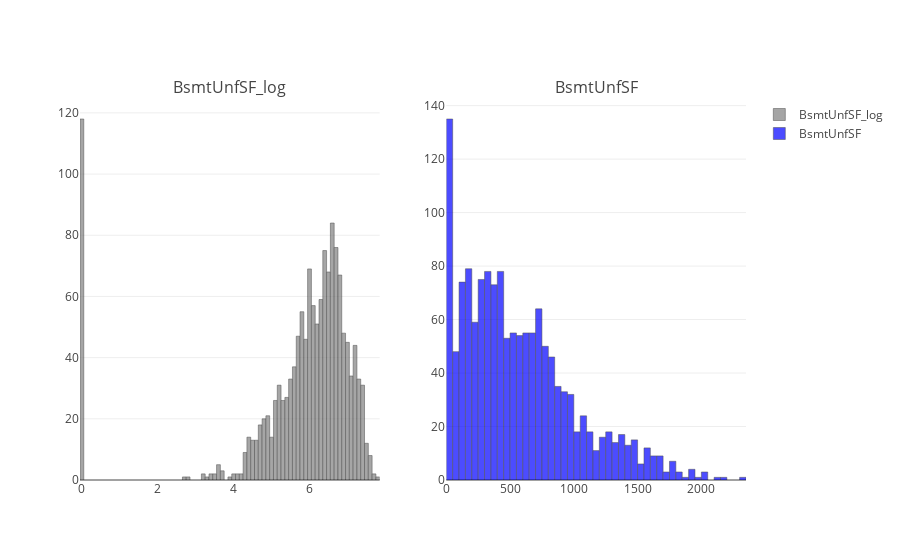

The notebook cell this image was saved under:
### Code cell
trace0 = go.Histogram(
    x=train['BsmtUnfSF_log'],
    name='BsmtUnfSF_log',
    nbinsx = 100,
    marker=dict(
        color='grey',
        line = dict(
            color = 'black',
            width = 0.5
          ),
    ),
    opacity = 0.70,
  )
trace1 = go.Histogram(
    x=train['BsmtUnfSF'],
    name='BsmtUnfSF',
    nbinsx = 100,
    marker=dict(
        color='blue',
        line = dict(
            color = 'black',
            width = 0.5
          ),
    ),
    opacity = 0.70
  )
  
fig = tools.make_subplots(rows=1, cols=2, subplot_titles=('BsmtUnfSF_log','BsmtUnfSF'))
fig.append_trace(trace0, 1, 1)
fig.append_trace(trace1, 1, 2)

py.iplot(fig)

### Figure 1 — Plotly figure (JSON) as saved in the notebook; plotly's stock layout.template omitted (floating-point values rounded to 4 significant figures; data arrays with more than 128 entries replaced by an {"elided": "..."} marker saying what was removed)
{"data": [{"marker": {"color": "grey", "line": {"color": "black", "width": 0.5}}, "name": "BsmtUnfSF_log", "nbinsx": 100, "opacity": 0.7, "type": "histogram", "uid": "9064c435-c412-4929-a62e-0cce0baff5b1", "x": {"elided": "1456 float values"}, "xaxis": "x", "yaxis": "y"}, {"marker": {"color": "blue", "line": {"color": "black", "width": 0.5}}, "name": "BsmtUnfSF", "nbinsx": 100, "opacity": 0.7, "type": "histogram", "uid": "e1c5dc01-ba10-4052-b4fa-65ee226370f6", "x": {"elided": "1456 int values"}, "xaxis": "x2", "yaxis": "y2"}], "layout": {"annotations": [{"font": {"size": 16}, "showarrow": false, "text": "BsmtUnfSF_log", "x": 0.225, "xanchor": "center", "xref": "paper", "y": 1, "yanchor": "bottom", "yref": "paper"}, {"font": {"size": 16}, "showarrow": false, "text": "BsmtUnfSF", "x": 0.775, "xanchor": "center", "xref": "paper", "y": 1, "yanchor": "bottom", "yref": "paper"}], "xaxis": {"anchor": "y", "domain": [0, 0.45]}, "xaxis2": {"anchor": "y2", "domain": [0.55, 1]}, "yaxis": {"anchor": "x", "domain": [0, 1]}, "yaxis2": {"anchor": "x2", "domain": [0, 1]}}}
